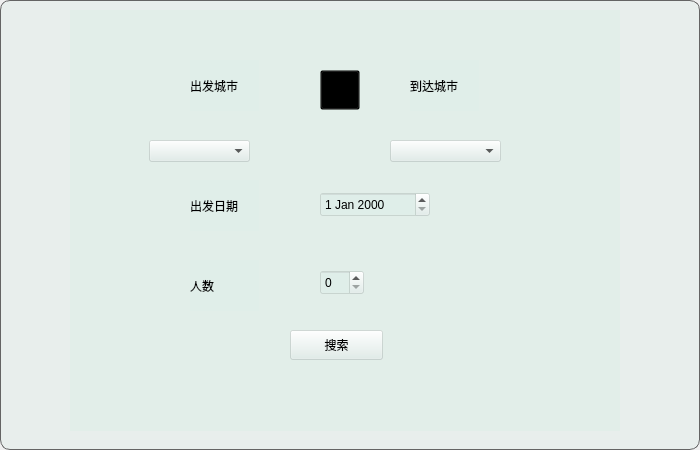
<?xml version="1.0" encoding="UTF-8"?>
<ui version="4.0">
 <class>FrmAirlineTicketBooking</class>
 <widget class="QWidget" name="FrmAirlineTicketBooking">
  <property name="geometry">
   <rect>
    <x>0</x>
    <y>0</y>
    <width>700</width>
    <height>450</height>
   </rect>
  </property>
  <property name="windowTitle">
   <string>Form</string>
  </property>
  <property name="styleSheet">
   <string notr="true">#frame{border:1px solid rgb(100,100,100);}
#frame{border-radius:10px;}</string>
  </property>
  <layout class="QHBoxLayout" name="horizontalLayout">
   <property name="spacing">
    <number>0</number>
   </property>
   <property name="leftMargin">
    <number>0</number>
   </property>
   <property name="topMargin">
    <number>0</number>
   </property>
   <property name="rightMargin">
    <number>0</number>
   </property>
   <property name="bottomMargin">
    <number>0</number>
   </property>
   <item>
    <widget class="QFrame" name="frame">
     <property name="styleSheet">
      <string notr="true">background-color: rgba(223, 237, 233,100);</string>
     </property>
     <property name="frameShape">
      <enum>QFrame::StyledPanel</enum>
     </property>
     <property name="frameShadow">
      <enum>QFrame::Raised</enum>
     </property>
     <widget class="QStackedWidget" name="stackedWidget">
      <property name="geometry">
       <rect>
        <x>70</x>
        <y>10</y>
        <width>550</width>
        <height>421</height>
       </rect>
      </property>
      <property name="styleSheet">
       <string notr="true">QTabBar::tab{width:275}
QTabBar::tab{height:40}
</string>
      </property>
      <widget class="QWidget" name="stackedWidgetPage1" native="true">
       <widget class="QLabel" name="label_10">
        <property name="geometry">
         <rect>
          <x>120</x>
          <y>250</y>
          <width>69</width>
          <height>51</height>
         </rect>
        </property>
        <property name="text">
         <string>人数</string>
        </property>
       </widget>
       <widget class="QDateEdit" name="dateEdit_DepartDate">
        <property name="geometry">
         <rect>
          <x>250</x>
          <y>182</y>
          <width>110</width>
          <height>25</height>
         </rect>
        </property>
       </widget>
       <widget class="QLabel" name="label_11">
        <property name="geometry">
         <rect>
          <x>120</x>
          <y>170</y>
          <width>69</width>
          <height>51</height>
         </rect>
        </property>
        <property name="text">
         <string>出发日期</string>
        </property>
       </widget>
       <widget class="QLabel" name="label_12">
        <property name="geometry">
         <rect>
          <x>120</x>
          <y>50</y>
          <width>69</width>
          <height>51</height>
         </rect>
        </property>
        <property name="text">
         <string>出发城市</string>
        </property>
       </widget>
       <widget class="QSpinBox" name="spinBox_2">
        <property name="geometry">
         <rect>
          <x>250</x>
          <y>260</y>
          <width>44</width>
          <height>25</height>
         </rect>
        </property>
       </widget>
       <widget class="QLabel" name="label_13">
        <property name="geometry">
         <rect>
          <x>340</x>
          <y>50</y>
          <width>69</width>
          <height>51</height>
         </rect>
        </property>
        <property name="text">
         <string>到达城市</string>
        </property>
       </widget>
       <widget class="QPushButton" name="btn_SigleSearch">
        <property name="geometry">
         <rect>
          <x>220</x>
          <y>320</y>
          <width>93</width>
          <height>30</height>
         </rect>
        </property>
        <property name="text">
         <string>搜索</string>
        </property>
       </widget>
       <widget class="QPushButton" name="btn_Trans">
        <property name="geometry">
         <rect>
          <x>250</x>
          <y>60</y>
          <width>40</width>
          <height>40</height>
         </rect>
        </property>
        <property name="styleSheet">
         <string notr="true">background-color: transparent;</string>
        </property>
        <property name="text">
         <string/>
        </property>
        <property name="icon">
         <iconset resource="Resource.qrc">
          <normaloff>:/image/redir</normaloff>:/image/redir</iconset>
        </property>
        <property name="iconSize">
         <size>
          <width>35</width>
          <height>35</height>
         </size>
        </property>
       </widget>
       <widget class="QComboBox" name="DepartCity">
        <property name="geometry">
         <rect>
          <x>79</x>
          <y>130</y>
          <width>101</width>
          <height>22</height>
         </rect>
        </property>
       </widget>
       <widget class="QComboBox" name="ArriveCity">
        <property name="geometry">
         <rect>
          <x>320</x>
          <y>130</y>
          <width>111</width>
          <height>22</height>
         </rect>
        </property>
       </widget>
      </widget>
     </widget>
    </widget>
   </item>
  </layout>
 </widget>
 <resources>
  <include location="Resource.qrc"/>
 </resources>
 <connections/>
</ui>
